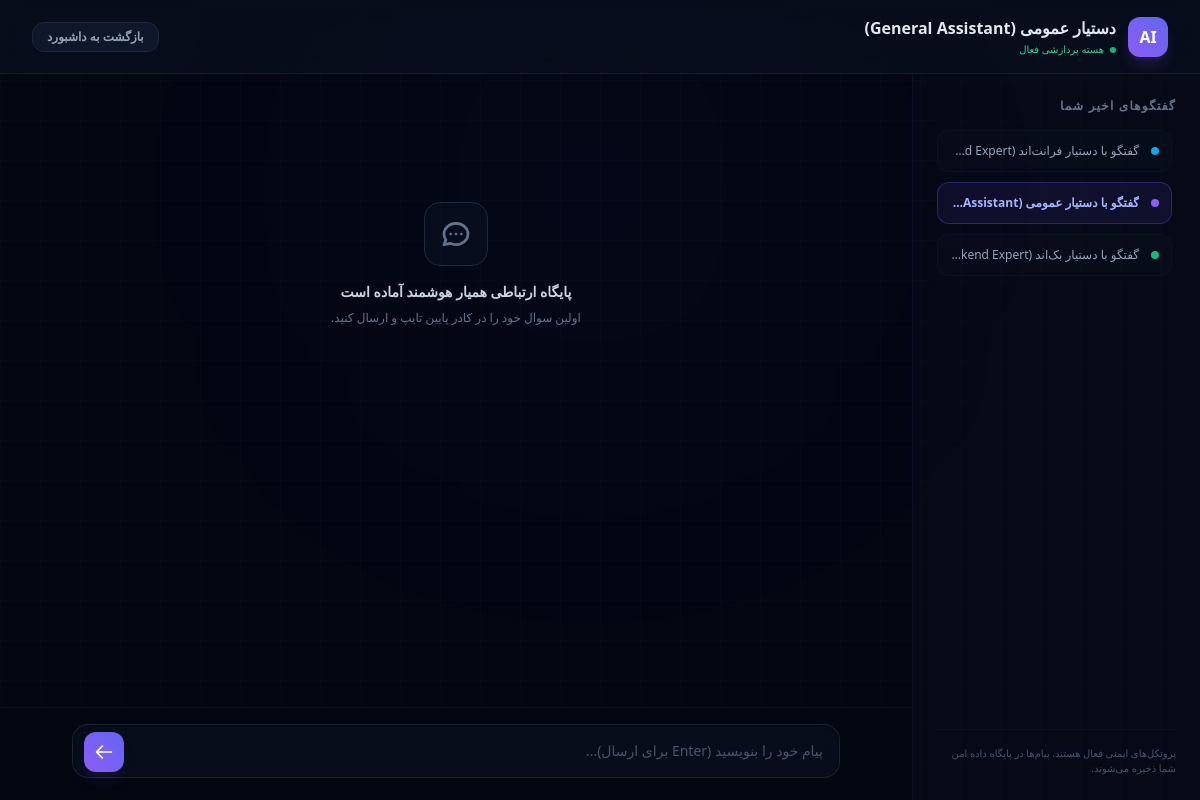
Screenshot of /chat/session/2/ (signed in) with the database file from the repository.
### chat/models.py (models this page shows, shortened)
class ChatSession(models.Model):
    AGENT_CHOICES = [
        ('frontend', 'دستیار فرانت‌اند (Frontend Expert)'),
        ('backend', 'دستیار بک‌اند (Backend Expert)'),
        ('general', 'دستیار عمومی (General Assistant)'),
    ]
    user = models.ForeignKey(User, on_delete=models.CASCADE, related_name='chat_sessions')
    agent_type = models.CharField(max_length=20, choices=AGENT_CHOICES, verbose_name="نوع ایجنت")
    created_at = models.DateTimeField(auto_now_add=True, verbose_name="زمان شروع گفتگو")

### chat/views.py (the view)
# urls.py: path('session/<int:session_id>/', views.chat_room_view, name='chat_room'),
@login_required
def chat_room_view(request, session_id):
    session = get_object_or_404(ChatSession, id=session_id, user=request.user)
    messages = session.messages.all()
    context = {
        'session': session,
        'chat_messages': messages,
    }
    return render(request, 'chat/chat_room.html', context)

### templates/chat/chat_room.html (shortened to what this page needs)
<!DOCTYPE html>
<html lang="fa" dir="rtl">
<head>
    <script src="https://cdn.tailwindcss.com"></script>
</head>
<body class="bg-[#030712] bg-grid text-slate-100 h-screen flex flex-col justify-between overflow-hidden relative">
    <div class="absolute top-0 left-1/3 w-96 h-96 bg-indigo-600/5 rounded-full blur-[140px] pointer-events-none"></div>
    <header class="bg-slate-900/40 backdrop-blur-md border-b border-slate-800/60 p-4 md:px-8 flex items-center justify-between z-20">
        <div class="flex items-center gap-3">
            <div class="w-10 h-10 rounded-xl flex items-center justify-center text-white font-bold shadow-lg
                {% if session.agent_type == 'frontend' %} bg-gradient-to-tr from-sky-500 to-cyan-500 shadow-sky-500/20
                {% elif session.agent_type == 'backend' %} bg-gradient-to-tr from-emerald-500 to-teal-500 shadow-emerald-500/20
                {% else %} bg-gradient-to-tr from-violet-500 to-indigo-500 shadow-violet-500/20 {% endif %}">
                AI
            </div>
            <div>
                <h1 class="text-sm md:text-base font-bold text-slate-200">{{ session.get_agent_type_display }}</h1>
                <p class="text-[10px] text-emerald-400 flex items-center gap-1.5 mt-0.5">
                    <span class="w-1.5 h-1.5 rounded-full bg-emerald-500 animate-pulse"></span> هسته پردازشی فعال
                </p>
            </div>
        </div>
        <a href="{% url 'chat:dashboard' %}" class="px-3.5 py-1.5 bg-slate-900 border border-slate-800 hover:border-slate-700 rounded-xl text-xs font-semibold text-slate-400 hover:text-slate-200 transition-all">
            بازگشت به داشبورد
        </a>
    </header>
    <div class="flex-1 flex overflow-hidden w-full max-w-7xl mx-auto z-10">
        <aside class="w-72 bg-slate-900/20 border-l border-slate-900/60 p-6 hidden md:flex flex-col justify-between">
            <div class="flex flex-col h-full overflow-hidden">
                <h3 class="text-xs font-semibold text-slate-500 uppercase tracking-widest mb-4">گفتگوهای اخیر شما</h3>
                <div class="flex-1 overflow-y-auto sidebar-scroll space-y-2.5 pr-1">
                    {% for s in request.user.chat_sessions.all|dictsortreversed:"id" %}
                        <a href="{% url 'chat:chat_room' s.id %}" class="flex items-center gap-3 p-3 rounded-xl border transition-all text-xs
                            {% if s.id == session.id %}
                                bg-indigo-950/40 border-indigo-500/30 text-indigo-300 font-semibold
                            {% else %}
                                bg-slate-900/20 border-slate-900/60 text-slate-400 hover:text-slate-200 hover:border-slate-800
                            {% endif %}">
                            <span class="w-2 h-2 rounded-full shrink-0
                                {% if s.agent_type == 'frontend' %} bg-sky-500
                                {% elif s.agent_type == 'backend' %} bg-emerald-500
                                {% else %} bg-violet-500 {% endif %}"></span>
                            <span class="truncate">گفتگو با {{ s.get_agent_type_display }}</span>
                        </a>
                    {% empty %}
                        <p class="text-slate-600 text-xs text-center py-4">هنوز گفتگویی شروع نکرده‌اید.</p>
                    {% endfor %}
                </div>
            </div>
            <div class="text-[10px] text-slate-600 border-t border-slate-900/60 pt-4 mt-4">
                <p>پروتکل‌های ایمنی فعال هستند. پیام‌ها در پایگاه داده امن شما ذخیره می‌شوند.</p>
            </div>
        </aside>
        <main class="flex-1 flex flex-col justify-between overflow-hidden relative">
            <div id="chat-box" class="flex-1 overflow-y-auto p-4 md:p-8 space-y-6">
                {% for message in chat_messages %}
                    <div class="flex gap-4 {% if message.sender == 'user' %}flex-row-reverse{% endif %}">
                        <div class="w-9 h-9 rounded-xl overflow-hidden shrink-0 shadow-sm flex items-center justify-center text-xs font-bold
                            {% if message.sender == 'user' %} bg-gradient-to-tr from-indigo-500 to-violet-600 text-white {% else %} bg-slate-900 border border-slate-800 text-slate-300 {% endif %}">
                            {% if message.sender == 'user' %}
                                U
                            {% else %}
                                AI
                            {% endif %}
                        </div>
                        <div class="max-w-[75%] rounded-2xl px-4 py-3 text-sm leading-relaxed shadow-md border
                            {% if message.sender == 'user' %} bg-indigo-950/40 border-indigo-500/20 text-indigo-100 rounded-tr-none {% else %} bg-slate-900/40 border-slate-800 text-slate-200 rounded-tl-none {% endif %}">
                            <div class="msg-content whitespace-pre-line">{{ message.content }}</div>
                        </div>
                    </div>
                {% empty %}
                    <div id="welcome-message" class="text-center py-24">
                        <div class="w-16 h-16 bg-slate-900/40 border border-slate-800 rounded-2xl mx-auto flex items-center justify-center text-slate-500 mb-4">
                            <svg class="w-8 h-8" fill="none" stroke="currentColor" viewBox="0 0 24 24"><path stroke-linecap="round" stroke-linejoin="round" stroke-width="2" d="M8 12h.01M12 12h.01M16 12h.01M21 12c0 4.418-4.03 8-9 8a9.863 9.863 0 01-4.255-.949L3 20l1.395-3.72C3.512 15.042 3 13.574 3 12c0-4.418 4.03-8 9-8s9 3.582 9 8z"/></svg>
                        </div>
                        <h2 class="text-slate-300 font-bold text-sm">پایگاه ارتباطی همیار هوشمند آماده است</h2>
                        <p class="text-slate-500 text-xs mt-2">اولین سوال خود را در کادر پایین تایپ و ارسال کنید.</p>
                    </div>
                {% endfor %}
            </div>
            <div class="bg-[#030712] border-t border-slate-900/60 p-4">
                <form id="message-form" class="relative max-w-3xl w-full mx-auto">
                    <textarea id="message-input" rows="1" placeholder="پیام خود را بنویسید (Enter برای ارسال)..."
                        class="w-full bg-slate-900/40 backdrop-blur-md border border-slate-800/80 rounded-2xl py-4 pr-4 pl-16 text-sm text-slate-100 placeholder-slate-600 focus:border-indigo-500 focus:outline-none resize-none overflow-hidden max-h-48 shadow-inner"></textarea>
                    <button type="submit" id="send-btn" class="absolute left-3 bottom-3 w-10 h-10 rounded-xl text-white flex items-center justify-center transition-all shadow-lg
                        {% if session.agent_type == 'frontend' %} bg-gradient-to-tr from-sky-500 to-cyan-500 hover:from-sky-600 hover:to-cyan-600 shadow-sky-500/10
                        {% elif session.agent_type == 'backend' %} bg-gradient-to-tr from-emerald-500 to-teal-500 hover:from-emerald-600 hover:to-teal-600 shadow-emerald-500/10
                        {% else %} bg-gradient-to-tr from-violet-500 to-indigo-500 hover:from-violet-600 hover:to-indigo-700 shadow-violet-500/10 {% endif %}">
                        <svg class="w-5 h-5 rotate-180" fill="none" stroke="currentColor" viewBox="0 0 24 24"><path stroke-linecap="round" stroke-linejoin="round" stroke-width="2" d="M14 5l7 7m0 0l-7 7m7-7H3"/></svg>
                    </button>
                </form>
            </div>
        </main>
    </div>
</body>
</html>

### templates/chat/chat_room.html (style rules this page uses)
body { font-family: system-ui, -apple-system, sans-serif; }
.bg-grid { background-size: 40px 40px; background-image: linear-gradient(to right, rgba(255, 255, 255, 0.01) 1px, transparent 1px), linear-gradient(to bottom, rgba(255, 255, 255, 0.01) 1px, transparent 1px); }

### rows the page displays
ChatSession: agent_type "دستیار عمومی (General Assistant)", agent_type "دستیار عمومی…"
ChatSession: agent_type "دستیار فرانت‌اند…"
ChatSession: agent_type "دستیار بک‌اند…"
